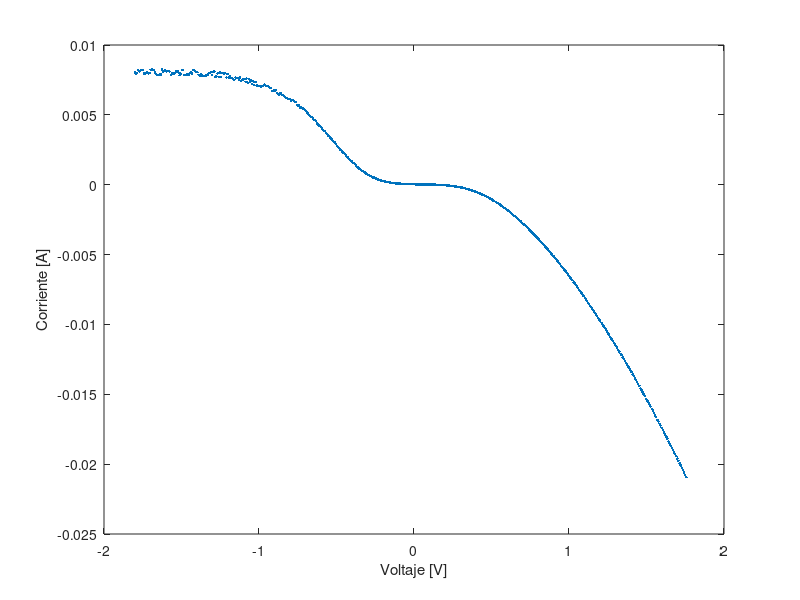

Recreate this plot in MATLAB. (Note: this script raises an error after producing the figure.)
%programa que ajusta curva I-V con el modelo de un diodo

%ajusta I0, n, rs

clear all
close all

global medido T K

warning off MATLAB:fzero:UndeterminedSyntax;

%cargo los datos a ajustar
datos=load('SPOXA.dat');
datos=sortrows(datos,1);
x=datos(:,1);
y=-datos(:,2);
figure
plot(x,y,'.')
xlabel('Voltaje [V]')
ylabel('Corriente [A]')

%para no tomar todos los puntos medidos me quedo solo con una fracion de
%ellos
N=1; %tomo uno de cada N puntos
aux=1:N:floor(size(datos,1)/N)*N;
medido(:,1)=x(aux);
medido(:,2)=y(aux);

% hold on
% plot(medido(:,1),medido(:,2),'.r')

%constantes
K=8.617342e-5;  %constante de boltzman [eV/K]
T=300;          %temperatura [K]
%para la corriente de cortocircuito elegimos la corriente medida a voltaje
%cero
 %Isc=y(find(min(abs(x-0))==abs(x-0)),1);

%elijo los valores iniciales para el ajuste

I02=1E-2;
I03=1E-3;
Il=0.008;
n2=2;
Vbr=1.5;
n=4;
a=1;
rs=50;
rp=7E4;

opciones=optimset('TolX',1e-9,'MaxFunEvals',1000000,'MaxIter',10000,'Display','iter');
[xx,fval] = fminsearch(@Merito12,log([I02;I03;Il;Vbr;n;a;n2;rs;rp]),opciones);
%pone los resultados en cada parametro

xx=exp(xx);
I02=xx(1);
I03=xx(2);
Il=xx(3);
Vbr=xx(4);
a=xx(5);
n=xx(6);
n2=xx(7);
rs=xx(8);
rp=xx(9);



%dibuja la curva resultante del ajuste
op2= optimset('FunValCheck','on');
for i=1:length(x)
   yc(i)=fzero(@IV12,0,op2,medido(i,1),n2,rs,I02,I03,rp,K,T,Il,Vbr,a,n);
end

%plotea resultados
figure
plot(x,yc,'r')
hold on
plot(medido(:,1),medido(:,2),'.k')
ylabel('Corriente [A]')
xlabel('Voltaje [V]')
% title(['n = ' num2str(n) ', I_0 = ' num2str(I0) ' [A], r_s = '  num2str(rs) ' [\Omega] I_l = ' num2str(Il) ' [A]'])

% M = [x(:) medido(:,2) yc(:)];
% save OX.dat M -ascii